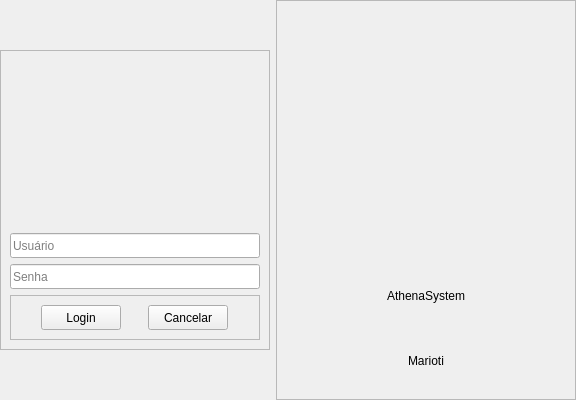
         <widget class="QWidget" name="tabUser">
          <attribute name="icon">
           <iconset resource="rsc.qrc">
            <normaloff>:/imagens/icons/user-rotate.png</normaloff>
            <normalon>:/imagens/icons/user-selected-rotate.png</normalon>:/imagens/icons/user-rotate.png</iconset>
          </attribute>
          <attribute name="title">
           <string/>
          </attribute>
          <layout class="QHBoxLayout" name="horizontalLayout_7">
           <property name="spacing">
            <number>0</number>
           </property>
           <property name="leftMargin">
            <number>0</number>
           </property>
           <property name="topMargin">
            <number>0</number>
           </property>
           <property name="rightMargin">
            <number>0</number>
           </property>
           <property name="bottomMargin">
            <number>0</number>
           </property>
           <item>
            <widget class="QFrame" name="frameUser">
             <property name="frameShape">
              <enum>QFrame::NoFrame</enum>
             </property>
             <property name="frameShadow">
              <enum>QFrame::Plain</enum>
             </property>
             <property name="lineWidth">
              <number>0</number>
             </property>
             <layout class="QHBoxLayout" name="horizontalLayout_9">
              <property name="leftMargin">
               <number>0</number>
              </property>
              <property name="topMargin">
               <number>0</number>
              </property>
              <property name="rightMargin">
               <number>0</number>
              </property>
              <property name="bottomMargin">
               <number>0</number>
              </property>
              <item>
               <widget class="QFrame" name="frameLogin">
                <property name="minimumSize">
                 <size>
                  <width>270</width>
                  <height>300</height>
                 </size>
                </property>
                <property name="maximumSize">
                 <size>
                  <width>270</width>
                  <height>300</height>
                 </size>
                </property>
                <property name="frameShape">
                 <enum>QFrame::StyledPanel</enum>
                </property>
                <property name="frameShadow">
                 <enum>QFrame::Raised</enum>
                </property>
                <layout class="QGridLayout" name="gridLayout_5">
                 <item row="2" column="0">
                  <widget class="QLineEdit" name="lineEditPassword">
                   <property name="minimumSize">
                    <size>
                     <width>250</width>
                     <height>25</height>
                    </size>
                   </property>
                   <property name="maximumSize">
                    <size>
                     <width>250</width>
                     <height>25</height>
                    </size>
                   </property>
                   <property name="text">
                    <string/>
                   </property>
                   <property name="echoMode">
                    <enum>QLineEdit::Password</enum>
                   </property>
                   <property name="placeholderText">
                    <string>Senha</string>
                   </property>
                  </widget>
                 </item>
                 <item row="0" column="0" alignment="Qt::AlignHCenter">
                  <widget class="QFrame" name="frameIconUser">
                   <property name="minimumSize">
                    <size>
                     <width>170</width>
                     <height>170</height>
                    </size>
                   </property>
                   <property name="maximumSize">
                    <size>
                     <width>170</width>
                     <height>170</height>
                    </size>
                   </property>
                   <property name="frameShape">
                    <enum>QFrame::NoFrame</enum>
                   </property>
                   <property name="frameShadow">
                    <enum>QFrame::Plain</enum>
                   </property>
                   <layout class="QHBoxLayout" name="horizontalLayout_8">
                    <property name="spacing">
                     <number>0</number>
                    </property>
                    <property name="leftMargin">
                     <number>0</number>
                    </property>
                    <property name="topMargin">
                     <number>0</number>
                    </property>
                    <property name="rightMargin">
                     <number>0</number>
                    </property>
                    <property name="bottomMargin">
                     <number>0</number>
                    </property>
                    <item>
                     <widget class="QLabel" name="labelUserIcon">
                      <property name="sizePolicy">
                       <sizepolicy hsizetype="Preferred" vsizetype="Preferred">
                        <horstretch>0</horstretch>
                        <verstretch>140</verstretch>
                       </sizepolicy>
                      </property>
                      <property name="minimumSize">
                       <size>
                        <width>140</width>
                        <height>140</height>
                       </size>
                      </property>
                      <property name="maximumSize">
                       <size>
                        <width>140</width>
                        <height>140</height>
                       </size>
                      </property>
                      <property name="styleSheet">
                       <string notr="true"/>
                      </property>
                      <property name="text">
                       <string/>
                      </property>
                      <property name="pixmap">
                       <pixmap resource="rsc.qrc">:/imagens/icons/user.png</pixmap>
                      </property>
                      <property name="scaledContents">
                       <bool>true</bool>
                      </property>
                     </widget>
                    </item>
                   </layout>
                  </widget>
                 </item>
                 <item row="1" column="0">
                  <widget class="QLineEdit" name="lineEditUser">
                   <property name="minimumSize">
                    <size>
                     <width>250</width>
                     <height>25</height>
                    </size>
                   </property>
                   <property name="maximumSize">
                    <size>
                     <width>250</width>
                     <height>25</height>
                    </size>
                   </property>
                   <property name="placeholderText">
                    <string>Usuário</string>
                   </property>
                  </widget>
                 </item>
                 <item row="3" column="0">
                  <widget class="QFrame" name="frameButtonsLogin">
                   <property name="minimumSize">
                    <size>
                     <width>250</width>
                     <height>45</height>
                    </size>
                   </property>
                   <property name="maximumSize">
                    <size>
                     <width>250</width>
                     <height>45</height>
                    </size>
                   </property>
                   <property name="frameShape">
                    <enum>QFrame::StyledPanel</enum>
                   </property>
                   <property name="frameShadow">
                    <enum>QFrame::Raised</enum>
                   </property>
                   <layout class="QHBoxLayout" name="horizontalLayout">
                    <item>
                     <widget class="QPushButton" name="buttonLogin">
                      <property name="minimumSize">
                       <size>
                        <width>80</width>
                        <height>25</height>
                       </size>
                      </property>
                      <property name="maximumSize">
                       <size>
                        <width>80</width>
                        <height>25</height>
                       </size>
                      </property>
                      <property name="text">
                       <string>Login</string>
                      </property>
                     </widget>
                    </item>
                    <item>
                     <widget class="QPushButton" name="buttonCancelLogin">
                      <property name="minimumSize">
                       <size>
                        <width>80</width>
                        <height>25</height>
                       </size>
                      </property>
                      <property name="maximumSize">
                       <size>
                        <width>80</width>
                        <height>25</height>
                       </size>
                      </property>
                      <property name="text">
                       <string>Cancelar</string>
                      </property>
                     </widget>
                    </item>
                   </layout>
                  </widget>
                 </item>
                </layout>
               </widget>
              </item>
              <item>
               <widget class="QFrame" name="frameLogoInTabUser">
                <property name="minimumSize">
                 <size>
                  <width>300</width>
                  <height>400</height>
                 </size>
                </property>
                <property name="maximumSize">
                 <size>
                  <width>300</width>
                  <height>400</height>
                 </size>
                </property>
                <property name="frameShape">
                 <enum>QFrame::StyledPanel</enum>
                </property>
                <property name="frameShadow">
                 <enum>QFrame::Raised</enum>
                </property>
                <layout class="QVBoxLayout" name="verticalLayout_10">
                 <item alignment="Qt::AlignHCenter">
                  <widget class="QLabel" name="labelLogoInTabUser">
                   <property name="minimumSize">
                    <size>
                     <width>250</width>
                     <height>250</height>
                    </size>
                   </property>
                   <property name="maximumSize">
                    <size>
                     <width>250</width>
                     <height>250</height>
                    </size>
                   </property>
                   <property name="text">
                    <string/>
                   </property>
                   <property name="pixmap">
                    <pixmap resource="rsc.qrc">:/imagens/logo.png</pixmap>
                   </property>
                   <property name="scaledContents">
                    <bool>true</bool>
                   </property>
                  </widget>
                 </item>
                 <item>
                  <widget class="QLabel" name="labelMariotiInTabUser">
                   <property name="styleSheet">
                    <string notr="true">font: 75 36pt &quot;Perpetua&quot;;</string>
                   </property>
                   <property name="text">
                    <string>AthenaSystem</string>
                   </property>
                   <property name="alignment">
                    <set>Qt::AlignCenter</set>
                   </property>
                  </widget>
                 </item>
                 <item alignment="Qt::AlignHCenter">
                  <widget class="QLabel" name="labelAthenaSystemInTabUser">
                   <property name="text">
                    <string>Marioti</string>
                   </property>
                  </widget>
                 </item>
                </layout>
               </widget>
              </item>
             </layout>
            </widget>
           </item>
          </layout>
         </widget>
